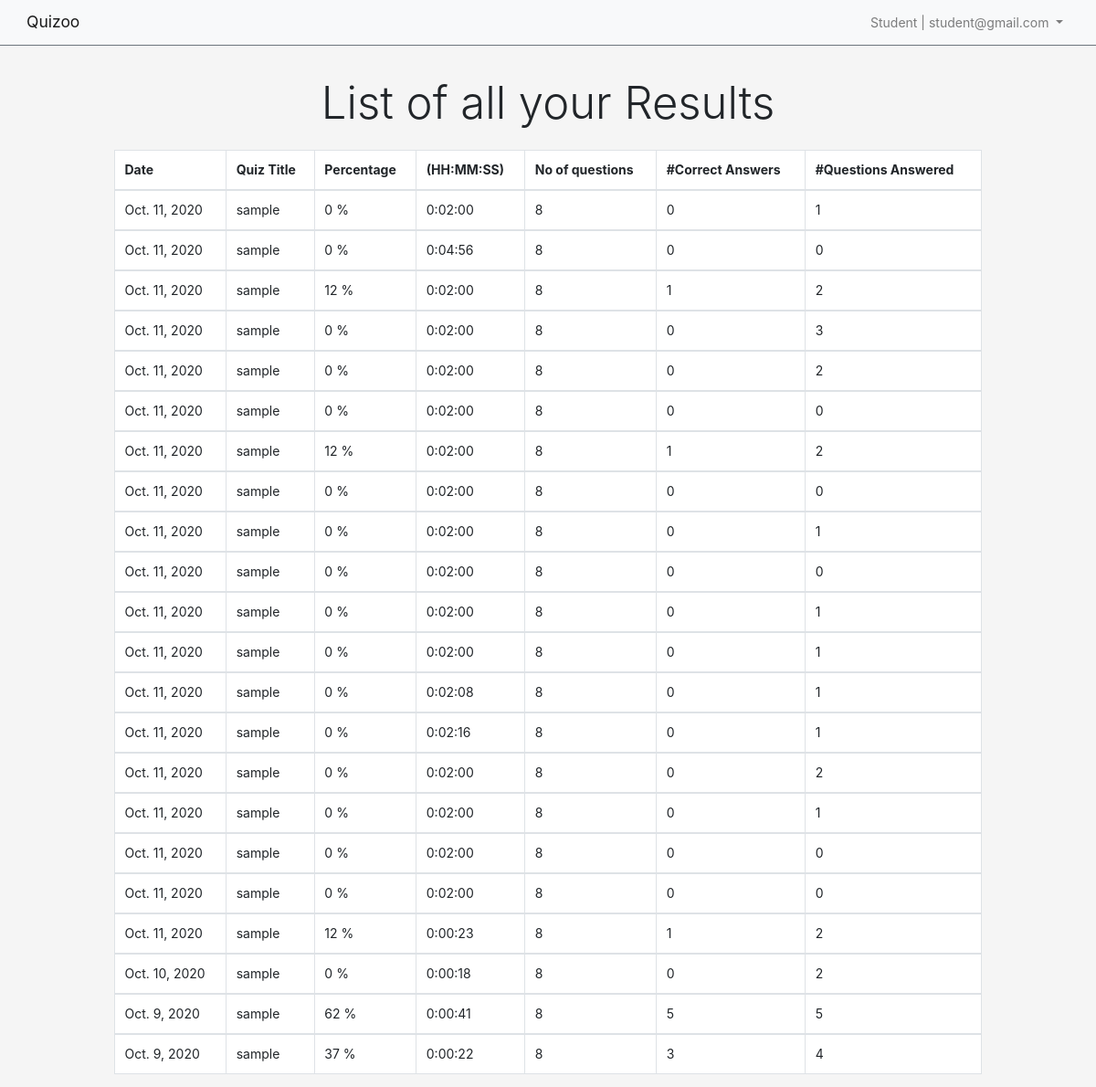
Page /exam/resultList/ (signed in) on the earlier database version.
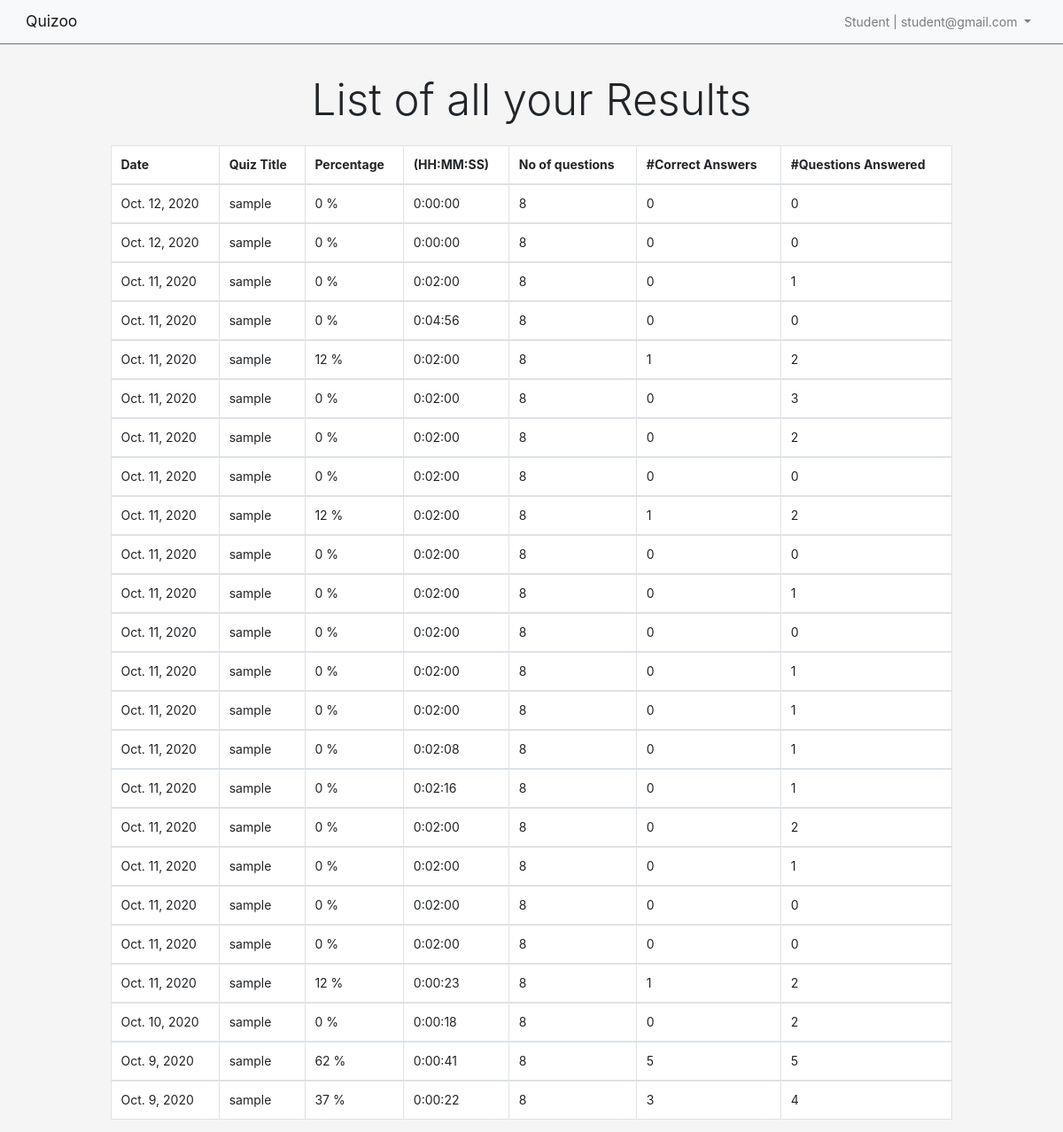
Same page on the later database version.
### exam/models.py (models this page shows, shortened)
class Result(models.Model):
    percentage = models.PositiveIntegerField(default=0)
    user = models.ForeignKey(
        get_user_model(), related_name='results', on_delete=models.CASCADE)
    time_spent = models.DurationField(default=0)
    no_of_questions_answered = models.IntegerField(default=0)
    no_of_correct_choices_answered = models.IntegerField(default=0)
    no_of_questions= models.IntegerField(default=0)
    quiz = models.ForeignKey(Quiz,
        related_name='results',
        on_delete=models.CASCADE,
    )
    date = models.DateField(default = timezone.now)

### dashboard/models.py (models this page shows, shortened)
class Quiz(models.Model):
    quiz_title = models.CharField(max_length=100)
    quiz_text = models.TextField()
    duration = models.DurationField(default=timedelta(minutes=5), help_text='HH:MM:SS')
    def __str__(self):
        return self.quiz_title

### exam/views.py (the view)
# urls.py: path('resultList/', views.ExamResultListView.as_view(),
class ExamResultListView(LoginRequiredMixin, generic.ListView):
    template_name = 'exam/result_list.html'
    context_object_name = 'results'
    def get_queryset(self):
        queryset = self.request.user.results.all().order_by('-date')
        return queryset

### templates/exam/result_list.html (shortened to what this page needs)
{% extends 'base.html' %}
{% block content %}
<div class="row justify-content-center mb-3">
    {% if results %}
        <h2 class="display-4 text-center">List of all your Results</h2>
    {% else %}
        <h3 class="display-4 text-center">You Have No Results</h3>
    {% endif %}
</div>
<div class="row justify-content-center">
    <table
        class="table table-hover col-12 col-sm-10 border-primary table-bordered"
        style="background-color: #fff;"
    >
        <thead >
            <tr>
                <th>Date</th>
                <th>Quiz Title</th>
                <th>Percentage</th>
                <th class="d-none d-sm-table-cell">(HH:MM:SS)</th>
                <th class="d-none d-sm-table-cell">No of questions</th>
                <th class="d-none d-sm-table-cell">#Correct Answers</th>
                <th class="d-none d-sm-table-cell">#Questions Answered</th>
            </tr>
        </thead>
        {% for result in results %}
            <tbody>
                <tr class="">
                    <td>{{ result.date}}</td>
                    <td>{{ result.quiz }}</td>
                    <td>{{ result.percentage }} %</td>
                    <td class="d-none d-sm-table-cell">{{ result.time_spent }}</td>
                    <td class="d-none d-sm-table-cell">{{ result.no_of_questions }}</td>
                    <td class="d-none d-sm-table-cell">{{ result.no_of_correct_choices_answered }}</td>
                    <td class="d-none d-sm-table-cell">{{ result.no_of_questions_answered }}</td>
                </tr>
            </tbody>
        {% endfor %}
    </table>
</div>
{% endblock content %}

Differences in the rows shown:
added Result: date "Oct. 12, 2020", quiz "sample", percentage "0", time_spent "0:00:00", no_of_questions "8", no_of_correct_choices_answered "0", no_of_questions_answered "0"
added Result: date "Oct. 12, 2020", quiz "sample", percentage "0", time_spent "0:00:00", no_of_questions "8", no_of_correct_choices_answered "0", no_of_questions_answered "0"
